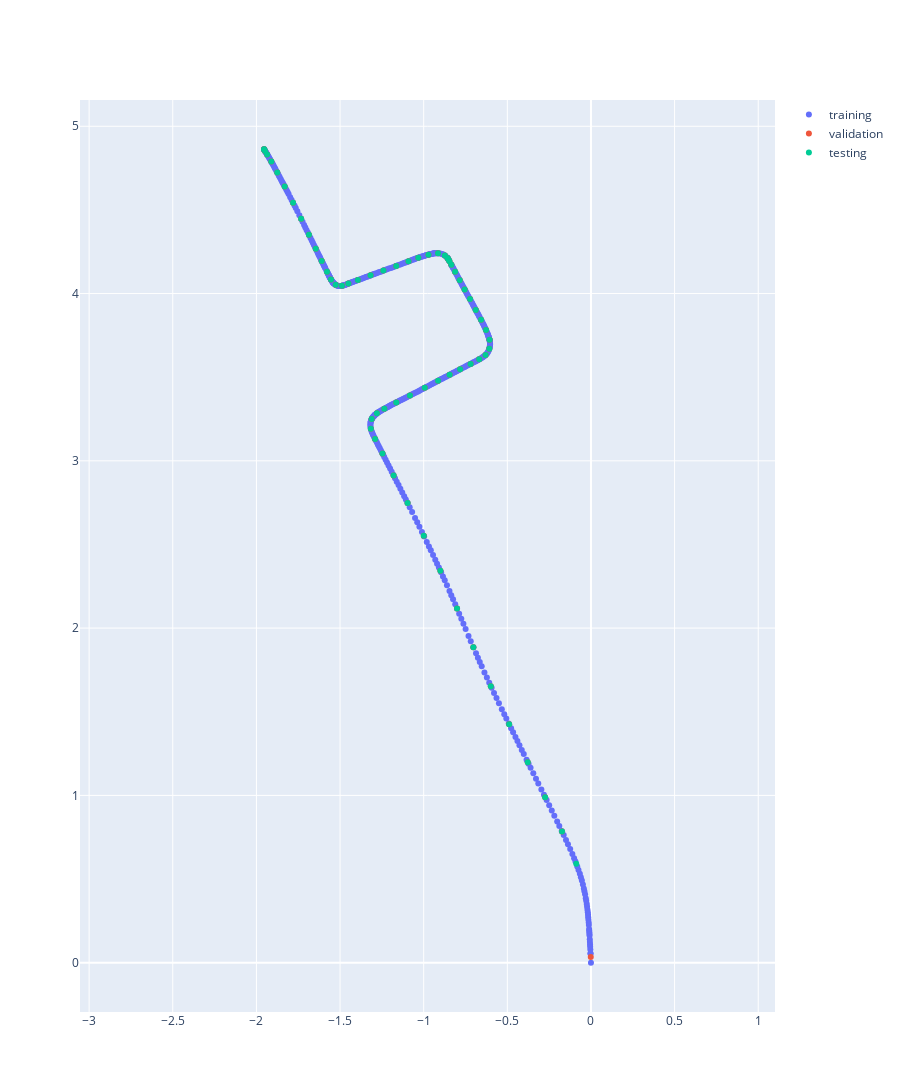

Notebook code cell kept with this figure:
### Code cell
fig_training = go.Figure()

fig_training.add_trace(go.Scatter(
    x=training[0][:, 0],
    y=training[0][:, 2],
    mode='markers',
    name="training"
))
fig_training.add_trace(go.Scatter(
    x=validation[0][:, 0],
    y=validation[0][:, 2],
    mode='markers',
    name="validation"
))
fig_training.add_trace(go.Scatter(
    x=testing[0][:, 0],
    y=testing[0][:, 2],
    mode='markers',
    name="testing"
))

fig_training.update_layout(
    yaxis=dict(scaleanchor="x", scaleratio=1),
    height=1200
)

print(f'training: {training[0].shape}')
print(f'validation: {validation[0].shape}')
print(f'testing: {testing[0].shape}')

fig_training.show()
